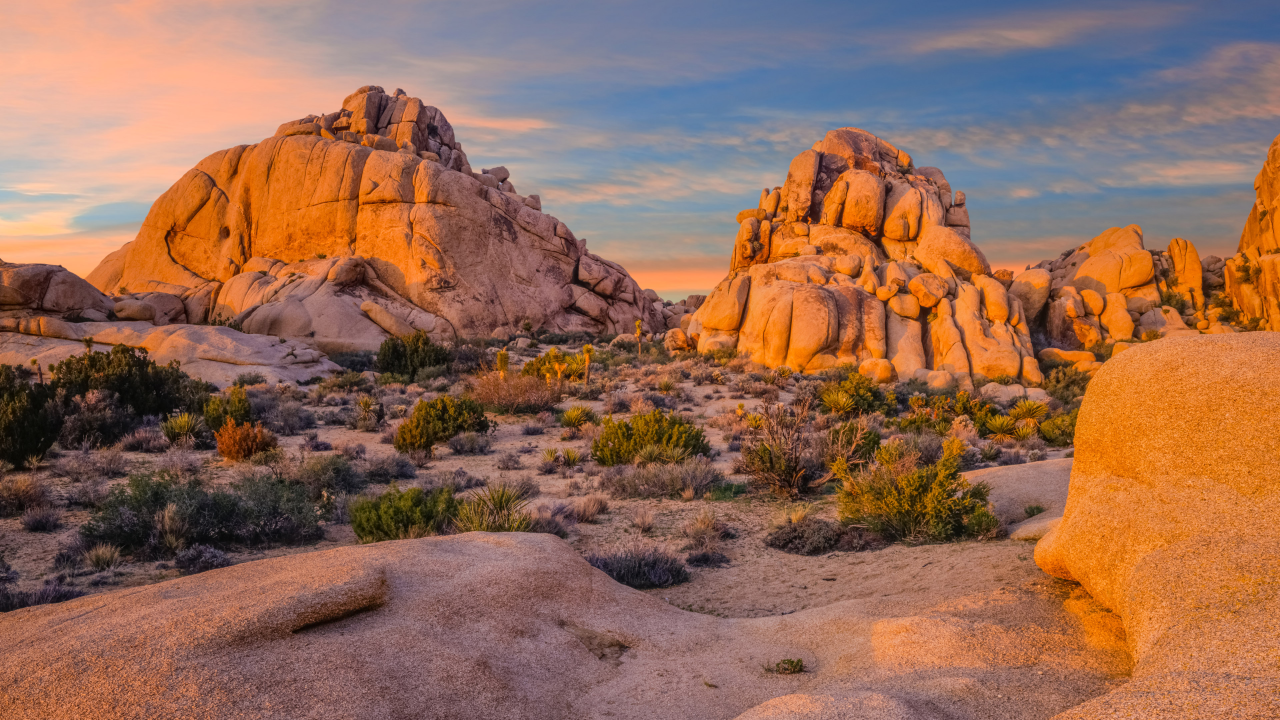
#> input picture img_minhhoa.jpg, 3840 x 2160 px, found by its file name (shown at 1/3 size)
$ python baitap1.py
#> lines starting #> are read from the running program, lines starting #| are printed output that depends on the picture; after the words box and inside, x2 and y2 are one past the last pixel; in counts of white or black regions, pixels touching at a corner belong together
#> in main, img is the input picture: shape (2160, 3840, 3); mean B, G, R 86.2, 106.4, 149
### utils/image_processing.py
"""
Image processing utilities for enhancing and transforming images.
"""

import cv2
import numpy as np

# Hàm chuyển đổi ảnh màu sang ảnh xám
def bgr_to_gray(image):
    """Chuyển đổi ảnh BGR sang ảnh xám không sử dụng hàm cv2.cvtColor

    Công thức: Gray = 0.299*R + 0.587*G + 0.114*B

    Args:
        image: Ảnh đầu vào (BGR)

    Returns:
        Ảnh xám
    """
    # Tạo bản sao để không ảnh hưởng đến ảnh gốc
    # Trích xuất các kênh màu B, G, R
    b = image[:, :, 0].astype(np.float32)
    g = image[:, :, 1].astype(np.float32)
    r = image[:, :, 2].astype(np.float32)

    # Áp dụng công thức chuyển đổi sang ảnh xám
    # Gray = 0.299*R + 0.587*G + 0.114*B
    gray = 0.299 * r + 0.587 * g + 0.114 * b

    # Chuyển về kiểu dữ liệu uint8
    gray = np.clip(gray, 0, 255).astype(np.uint8)

    return gray

# [21 lines left out: function compare_grayscale_implementations, not called in this run]

# Các hàm xử lý ảnh RGB
def increase_brightness_rgb(image, value=30):
    """Tăng độ sáng của ảnh trong không gian màu RGB

    Args:
        image: Ảnh đầu vào (BGR hoặc RGB)
        value: Giá trị tăng độ sáng, mặc định là 30

    Returns:
        Ảnh đã tăng độ sáng
    """
#> called with value = 50
    # Tạo bản sao để không ảnh hưởng đến ảnh gốc
    result = image.copy().astype(np.float32)
    # Tăng giá trị của tất cả các kênh màu
    result += value
    # Đảm bảo giá trị pixel nằm trong khoảng [0, 255]
    result = np.clip(result, 0, 255).astype(np.uint8)
    return result

def negative_transform_rgb(image):
    """Biến đổi âm bản của ảnh

    Args:
        image: Ảnh đầu vào (BGR hoặc RGB)

    Returns:
        Ảnh âm bản
    """
    # Tạo bản sao để không ảnh hưởng đến ảnh gốc
    result = 255 - image.copy()
    return result

# Các hàm xử lý ảnh HSV
def increase_brightness_hsv(image_hsv, value=30, gamma=1.0, adaptive=False, protect_highlights=False, preserve_colors=False):
    """Tăng độ sáng của ảnh trong không gian màu HSV với nhiều tùy chọn nâng cao

    Args:
        image_hsv: Ảnh đầu vào trong không gian màu HSV
        value: Giá trị tăng độ sáng, mặc định là 30
        gamma: Hệ số gamma để điều chỉnh độ sáng phi tuyến (gamma < 1: tăng sáng vùng tối,
               gamma > 1: tăng sáng vùng sáng), mặc định là 1.0 (không áp dụng)
        adaptive: Nếu True, điều chỉnh độ sáng dựa trên histogram của ảnh, mặc định là False
        protect_highlights: Nếu True, bảo vệ các vùng sáng để tránh quá sáng, mặc định là False
        preserve_colors: Nếu True, giữ nguyên màu sắc khi tăng độ sáng, mặc định là False

    Returns:
        Ảnh HSV đã tăng độ sáng
    """
#> called with value = 50, gamma = 1, adaptive = False, protect_highlights = False, preserve_colors = False
    # Tạo bản sao để không ảnh hưởng đến ảnh gốc
    result = image_hsv.copy()

    # Trích xuất kênh V (Value/Brightness)
    v_channel = result[:, :, 2].astype(np.float32)

    if adaptive:
        # Tính giá trị trung bình của kênh V
        mean_v = np.mean(v_channel)
        # Điều chỉnh giá trị tăng sáng dựa trên độ sáng trung bình
        # Nếu ảnh tối, tăng nhiều hơn; nếu ảnh sáng, tăng ít hơn
        adaptive_value = value * (1.0 - mean_v / 255.0) * 2.0
        value = max(min(adaptive_value, value * 2), value / 2)

    if gamma != 1.0:
        # Chuẩn hóa kênh V về khoảng [0, 1]
        normalized_v = v_channel / 255.0
        # Áp dụng hiệu chỉnh gamma
        gamma_corrected = np.power(normalized_v, 1.0/gamma)
        # Chuyển lại về khoảng [0, 255]
        v_channel = gamma_corrected * 255.0

    # Tăng độ sáng
    if protect_highlights:
        # Tạo mặt nạ cho các vùng sáng (giá trị V cao)
        highlight_mask = v_channel > 200
        # Tạo hệ số giảm dần cho các vùng sáng
        highlight_factor = np.ones_like(v_channel)
        highlight_factor[highlight_mask] = 1.0 - (v_channel[highlight_mask] - 200) / 55.0
        highlight_factor = np.clip(highlight_factor, 0.0, 1.0)
        # Áp dụng hệ số giảm dần cho giá trị tăng sáng
        v_channel = v_channel + value * highlight_factor
    else:
        # Tăng độ sáng đều cho tất cả các pixel
        v_channel = v_channel + value

    # Đảm bảo giá trị nằm trong khoảng [0, 255]
    v_channel = np.clip(v_channel, 0, 255).astype(np.uint8)

    # Cập nhật kênh V
    result[:, :, 2] = v_channel
#> result: shape (2160, 3840, 3); mean H, S, V 45.6, 117.8, 199.2

    # Nếu preserve_colors=True, điều chỉnh kênh S để giữ nguyên màu sắc
    if preserve_colors:
        # Khi tăng độ sáng, màu sắc có thể bị nhạt đi
        # Tăng độ bão hòa tỷ lệ với mức tăng độ sáng để bù đắp
        s_channel = result[:, :, 1].astype(np.float32)
        # Tính hệ số tăng độ bão hòa dựa trên mức tăng độ sáng
        saturation_factor = 1.0 + (value / 255.0) * 0.5
        # Áp dụng hệ số tăng độ bão hòa
        s_channel = s_channel * saturation_factor
        # Đảm bảo giá trị nằm trong khoảng [0, 255]
        result[:, :, 1] = np.clip(s_channel, 0, 255).astype(np.uint8)

    return result

# [40 lines left out: functions increase_saturation_hsv, histogram_equalization, not called in this run]

### utils/image_io.py
"""
Image I/O utilities for reading, writing, and displaying images.
"""

import cv2
import os

# [28 lines left out: function resize_image_for_display, not called in this run]

def display_image(image, window_name, wait_time=1000):
    """Hiển thị ảnh trong cửa sổ

    Args:
        image: Ảnh cần hiển thị
        window_name: Tên cửa sổ
        wait_time: Thời gian chờ (ms) trước khi đóng cửa sổ, mặc định là 1000ms (1 giây)
    """
    cv2.namedWindow(window_name, cv2.WINDOW_NORMAL)
    cv2.imshow(window_name, image)
    cv2.waitKey(wait_time)
    # Đóng cửa sổ sau khi hiển thị để tránh quá nhiều cửa sổ mở cùng lúc
    cv2.destroyWindow(window_name)

# [45 lines left out: functions save_results, list_saved_files, not called in this run]

### utils/logger.py
"""
Logging utilities for the application.
"""

import logging
from datetime import datetime
import os

def setup_logging(log_dir='logs', logger_name='baitap1', log_prefix='baitap1_log'):
    """Thiết lập logging để ghi lại quá trình thực thi

    Args:
        log_dir: Thư mục chứa các file log, mặc định là 'logs'
        logger_name: Tên của logger, mặc định là 'baitap1'
        log_prefix: Tiền tố cho tên file log, mặc định là 'baitap1_log'

    Returns:
        Logger object đã được cấu hình
    """
    # Tạo thư mục logs nếu chưa tồn tại
    if not os.path.exists(log_dir):
        os.makedirs(log_dir)

    # Tạo tên file log với timestamp
    log_filename = f"{log_prefix}_{datetime.now().strftime('%Y%m%d_%H%M%S')}.txt"
    log_path = os.path.join(log_dir, log_filename)

    # Tạo logger
    logger = logging.getLogger(logger_name)
    logger.setLevel(logging.INFO)

    # Xóa các handler cũ nếu có
    if logger.handlers:
        logger.handlers.clear()

    # Tạo file handler
    file_handler = logging.FileHandler(log_path, encoding='utf-8')
    file_handler.setLevel(logging.INFO)

    # Tạo console handler
    console_handler = logging.StreamHandler()
    console_handler.setLevel(logging.INFO)

    # Tạo formatter
    formatter = logging.Formatter('%(asctime)s - %(levelname)s - %(message)s')
    file_handler.setFormatter(formatter)
    console_handler.setFormatter(formatter)

    # Thêm handlers vào logger
    logger.addHandler(file_handler)
    logger.addHandler(console_handler)

    return logger

### baitap_1/baitap1.py
"""
Bài tập 1: Xử lý ảnh cơ bản
"""

import cv2
import os
import time
import argparse

# Import các module từ package utils
from utils.logger import setup_logging
from utils.image_io import (
    resize_image_for_display,
    display_image,
    save_results,
    list_saved_files
)
from utils.image_processing import (
    increase_brightness_rgb,
    negative_transform_rgb,
    increase_brightness_hsv,
    increase_saturation_hsv,
    histogram_equalization,
    bgr_to_gray
)
from utils.filters import mean_filter, median_filter

def main(show_images=True):
    """Hàm chính của chương trình

    Args:
        show_images: Nếu True, hiển thị ảnh trong quá trình xử lý.
                    Nếu False, chỉ xử lý và lưu ảnh mà không hiển thị.
    """
    # Thiết lập logging với các tham số mặc định
    logger = setup_logging(log_dir='logs', logger_name='baitap1', log_prefix='baitap1_log')

    start_time = time.time()
    logger.info("Bắt đầu chương trình xử lý ảnh")

    # Hàm hiển thị ảnh tùy theo tham số show_images
    def show_image(img, title):
        if show_images:
            display_image(img, title)
        else:
            logger.info(f"Bỏ qua hiển thị: {title}")

    # Kiểm tra thư mục hiện tại
    logger.info(f"Thư mục làm việc hiện tại: {os.getcwd()}")
    logger.info(f"Các tệp trong thư mục: {os.listdir()}")

    # 1. Đọc ảnh
    logger.info("Đang đọc ảnh...")
    img = cv2.imread('img_minhhoa.jpg')
    if img is None:
        logger.error("Không thể đọc ảnh. Vui lòng kiểm tra đường dẫn.")
        return

    logger.info(f"Đọc ảnh thành công. Kích thước: {img.shape}")

    # Sử dụng ảnh với kích thước gốc
    logger.info("Sử dụng ảnh với kích thước gốc để xử lý...")

    # Hiển thị ảnh gốc
    show_image(img, '1. Ảnh gốc')

    # 2. Chuyển sang ảnh xám (sử dụng hàm tự cài đặt)
    logger.info("Đang chuyển đổi sang ảnh xám (sử dụng hàm tự cài đặt)...")
    img_gray = bgr_to_gray(img)
    show_image(img_gray, '2. Ảnh xám (tự cài đặt)')

    # 3. Xử lý ảnh trong không gian màu RGB
    logger.info("Đang áp dụng các kỹ thuật xử lý ảnh trong không gian màu RGB...")

    # Tăng độ sáng
    img_bright = increase_brightness_rgb(img, 50)
    show_image(img_bright, '3a. Tăng độ sáng (RGB)')

    # Biến đổi âm bản
    img_negative = negative_transform_rgb(img)
    show_image(img_negative, '3b. Âm bản (RGB)')

    # 4. Xử lý ảnh trong không gian màu HSV
    logger.info("Đang áp dụng các kỹ thuật xử lý ảnh trong không gian màu HSV...")

    # Chuyển đổi sang HSV
    img_hsv = cv2.cvtColor(img, cv2.COLOR_BGR2HSV)

    # Tăng độ sáng HSV (phiên bản cơ bản)
    img_bright_hsv = increase_brightness_hsv(img_hsv, 50)
    img_bright_hsv_bgr = cv2.cvtColor(img_bright_hsv, cv2.COLOR_HSV2BGR)
    show_image(img_bright_hsv_bgr, '4a. Tăng độ sáng (HSV)')

    # Tăng độ sáng HSV với gamma correction (tăng sáng vùng tối)
    logger.info("Đang áp dụng tăng độ sáng HSV với gamma correction...")
    img_bright_hsv_gamma = increase_brightness_hsv(img_hsv, 50, gamma=0.7)
#> call 2 of increase_brightness_hsv, with value = 50, gamma = 0.7, adaptive = False, protect_highlights = False, preserve_colors = False
#> in increase_brightness_hsv (call 2), `gamma_corrected = np.power(normalized_v, 1.0/gamma)`:
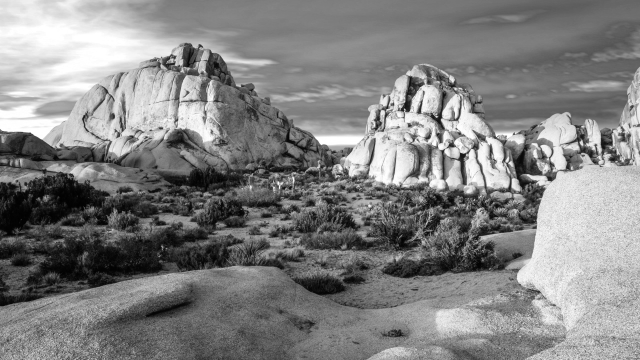
#> gamma_corrected: shape (2160, 3840) float32 (shown at 1/6 size); min 0.000365, max 1, mean 0.513
#> in increase_brightness_hsv (call 2), `v_channel = np.clip(v_channel, 0, 255).astype(np.uint8)`:
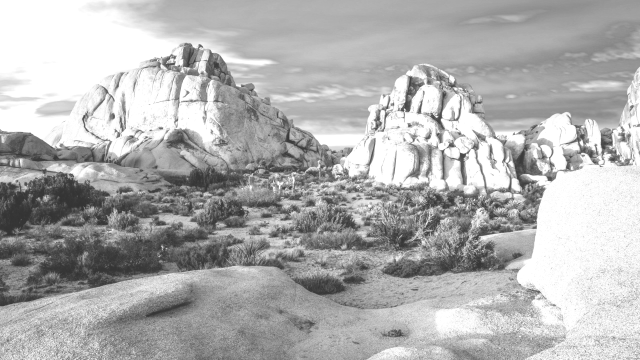
#> v_channel: shape (2160, 3840) (shown at 1/6 size); min 50, max 255, mean 176
    img_bright_hsv_gamma_bgr = cv2.cvtColor(img_bright_hsv_gamma, cv2.COLOR_HSV2BGR)
    show_image(img_bright_hsv_gamma_bgr, '4a1. Tăng độ sáng (HSV) với gamma=0.7')

    # Tăng độ sáng HSV với bảo vệ vùng sáng
    logger.info("Đang áp dụng tăng độ sáng HSV với bảo vệ vùng sáng...")
    img_bright_hsv_protected = increase_brightness_hsv(img_hsv, 50, protect_highlights=True)
#> call 3 of increase_brightness_hsv, with value = 50, gamma = 1, adaptive = False, protect_highlights = True, preserve_colors = False
#> in increase_brightness_hsv (call 3), `highlight_mask = v_channel > 200`:
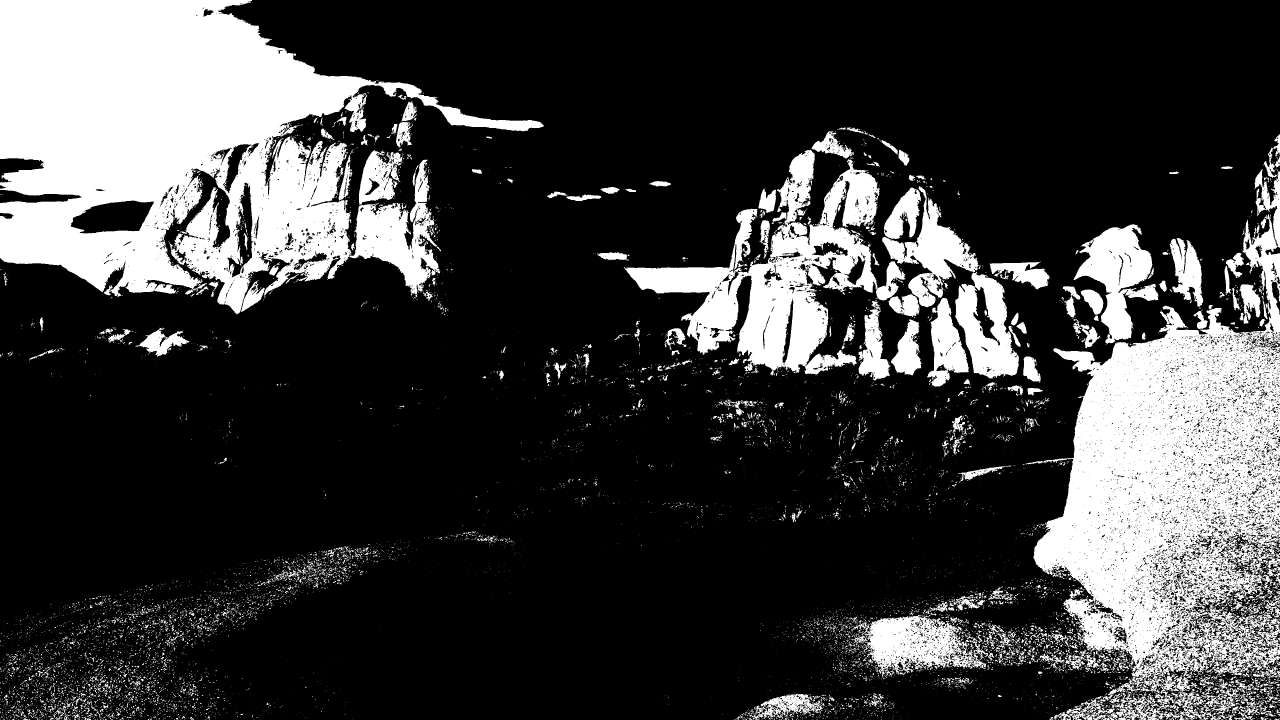
#> highlight_mask: shape (2160, 3840) bool (shown at 1/3 size); 23.7% white; 12122 white regions (10901 under 20 px), largest, box (x1, y1, x2, y2) and area: (0, 0, 1632, 943) 785837, (3077, 507, 3840, 2160) 563992, (1871, 450, 2716, 1127) 185767
#> in increase_brightness_hsv (call 3), `highlight_factor[highlight_mask] = 1.0 - (v_channel[highlight_mask] - ..`:
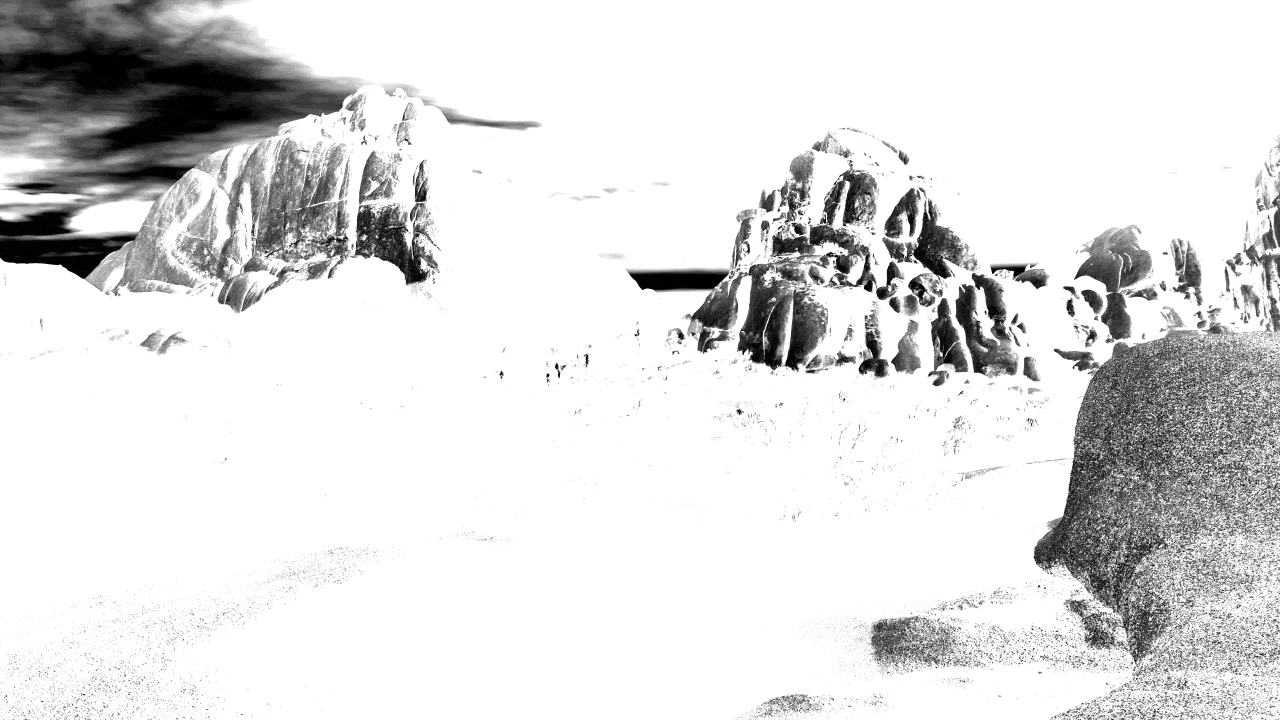
#> highlight_factor: shape (2160, 3840) float32 (shown at 1/3 size); min 0, max 1, mean 0.871
    img_bright_hsv_protected_bgr = cv2.cvtColor(img_bright_hsv_protected, cv2.COLOR_HSV2BGR)
    show_image(img_bright_hsv_protected_bgr, '4a2. Tăng độ sáng (HSV) với bảo vệ vùng sáng')

    # Tăng độ sáng HSV với chế độ thích ứng
    logger.info("Đang áp dụng tăng độ sáng HSV với chế độ thích ứng...")
    img_bright_hsv_adaptive = increase_brightness_hsv(img_hsv, 50, adaptive=True)
    img_bright_hsv_adaptive_bgr = cv2.cvtColor(img_bright_hsv_adaptive, cv2.COLOR_HSV2BGR)
    show_image(img_bright_hsv_adaptive_bgr, '4a3. Tăng độ sáng (HSV) với chế độ thích ứng')

    # Tăng độ bão hòa HSV
    img_saturated_hsv = increase_saturation_hsv(img_hsv, 50)
    img_saturated_hsv_bgr = cv2.cvtColor(img_saturated_hsv, cv2.COLOR_HSV2BGR)
    show_image(img_saturated_hsv_bgr, '4b. Tăng độ bão hòa (HSV)')

    # 5. Cân bằng histogram
    logger.info("Đang thực hiện cân bằng histogram...")
    img_equalized = histogram_equalization(img_gray)
    show_image(img_equalized, '5. Cân bằng histogram')

    # 6. Lọc ảnh
    logger.info("Đang áp dụng bộ lọc trung bình...")
    img_mean_filtered = mean_filter(img_gray, 3)
    show_image(img_mean_filtered, '6a. Lọc trung bình')

    logger.info("Đang áp dụng bộ lọc trung vị...")
    img_median_filtered = median_filter(img_gray, 3)
    show_image(img_median_filtered, '6b. Lọc trung vị')

    # Lưu kết quả
    logger.info("Đang lưu kết quả...")
    images_to_save = {
        '1_anh_goc.jpg': img,
        '2_anh_xam_tu_cai_dat.jpg': img_gray,
        '3a_tang_do_sang_rgb.jpg': img_bright,
        '3b_am_ban_rgb.jpg': img_negative,
        '4a_tang_do_sang_hsv.jpg': img_bright_hsv_bgr,
        '4a1_tang_do_sang_hsv_gamma.jpg': img_bright_hsv_gamma_bgr,
        '4a2_tang_do_sang_hsv_protected.jpg': img_bright_hsv_protected_bgr,
        '4a3_tang_do_sang_hsv_adaptive.jpg': img_bright_hsv_adaptive_bgr,
        '4b_tang_do_bao_hoa_hsv.jpg': img_saturated_hsv_bgr,
        '5_can_bang_histogram.jpg': img_equalized,
        '6a_loc_trung_binh.jpg': img_mean_filtered,
        '6b_loc_trung_vi.jpg': img_median_filtered
    }

    saved_files = save_results(images_to_save, output_dir='output')
    logger.info("Lưu kết quả thành công.")

    # Liệt kê các tệp đã lưu
    logger.info("Danh sách các tệp đã lưu:")
    for file_info in list_saved_files(saved_files):
        logger.info(file_info)

    # Tính thời gian thực thi
    end_time = time.time()
    execution_time = end_time - start_time
    logger.info(f"Thời gian thực thi: {execution_time:.2f} giây")

    logger.info("Chương trình sẽ tự động đóng cửa sổ sau 3 giây...")
    # Đợi 3 giây rồi tự động đóng tất cả cửa sổ
    cv2.waitKey(3000)
    cv2.destroyAllWindows()
    logger.info("Chương trình hoàn thành.")


if __name__ == "__main__":
    import argparse

    # Tạo parser để xử lý tham số dòng lệnh
    parser = argparse.ArgumentParser(description='Chương trình xử lý ảnh')
    parser.add_argument('--no-display', action='store_true',
                        help='Không hiển thị ảnh trong quá trình xử lý')

    args = parser.parse_args()

    # Gọi hàm main với tham số show_images phù hợp
    main(show_images=not args.no_display)

    print("Chương trình đã hoàn thành. Xem kết quả trong thư mục output và logs.")
